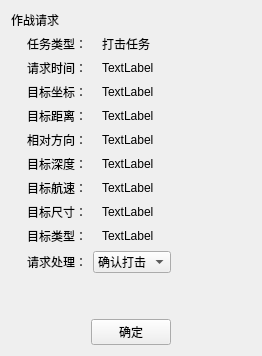
         <widget class="QWidget" name="page_6">
          <layout class="QGridLayout" name="gridLayout_4">
           <item row="3" column="0">
            <layout class="QHBoxLayout" name="horizontalLayout_77">
             <item>
              <spacer name="horizontalSpacer_35">
               <property name="orientation">
                <enum>Qt::Horizontal</enum>
               </property>
               <property name="sizeHint" stdset="0">
                <size>
                 <width>40</width>
                 <height>20</height>
                </size>
               </property>
              </spacer>
             </item>
             <item>
              <layout class="QHBoxLayout" name="horizontalLayout_78">
               <item>
                <spacer name="horizontalSpacer_36">
                 <property name="orientation">
                  <enum>Qt::Horizontal</enum>
                 </property>
                 <property name="sizeHint" stdset="0">
                  <size>
                   <width>40</width>
                   <height>20</height>
                  </size>
                 </property>
                </spacer>
               </item>
               <item>
                <widget class="QPushButton" name="pushButton_6">
                 <property name="text">
                  <string>确定</string>
                 </property>
                </widget>
               </item>
               <item>
                <spacer name="horizontalSpacer_37">
                 <property name="orientation">
                  <enum>Qt::Horizontal</enum>
                 </property>
                 <property name="sizeHint" stdset="0">
                  <size>
                   <width>40</width>
                   <height>20</height>
                  </size>
                 </property>
                </spacer>
               </item>
              </layout>
             </item>
             <item>
              <spacer name="horizontalSpacer_38">
               <property name="orientation">
                <enum>Qt::Horizontal</enum>
               </property>
               <property name="sizeHint" stdset="0">
                <size>
                 <width>40</width>
                 <height>20</height>
                </size>
               </property>
              </spacer>
             </item>
            </layout>
           </item>
           <item row="0" column="0">
            <widget class="QLabel" name="label_119">
             <property name="text">
              <string>作战请求</string>
             </property>
            </widget>
           </item>
           <item row="1" column="0">
            <layout class="QHBoxLayout" name="horizontalLayout_66" stretch="1,4,5">
             <item>
              <spacer name="horizontalSpacer_33">
               <property name="orientation">
                <enum>Qt::Horizontal</enum>
               </property>
               <property name="sizeHint" stdset="0">
                <size>
                 <width>40</width>
                 <height>20</height>
                </size>
               </property>
              </spacer>
             </item>
             <item>
              <layout class="QVBoxLayout" name="verticalLayout_9">
               <item>
                <layout class="QHBoxLayout" name="horizontalLayout_67">
                 <item>
                  <widget class="QLabel" name="label_100">
                   <property name="text">
                    <string>任务类型：</string>
                   </property>
                  </widget>
                 </item>
                 <item>
                  <widget class="QLabel" name="label_101">
                   <property name="text">
                    <string>打击任务</string>
                   </property>
                  </widget>
                 </item>
                </layout>
               </item>
               <item>
                <layout class="QHBoxLayout" name="horizontalLayout_68">
                 <item>
                  <widget class="QLabel" name="label_102">
                   <property name="text">
                    <string>请求时间：</string>
                   </property>
                  </widget>
                 </item>
                 <item>
                  <widget class="QLabel" name="label_103">
                   <property name="text">
                    <string>TextLabel</string>
                   </property>
                  </widget>
                 </item>
                </layout>
               </item>
               <item>
                <layout class="QHBoxLayout" name="horizontalLayout_69">
                 <item>
                  <widget class="QLabel" name="label_104">
                   <property name="text">
                    <string>目标坐标：</string>
                   </property>
                  </widget>
                 </item>
                 <item>
                  <widget class="QLabel" name="label_105">
                   <property name="text">
                    <string>TextLabel</string>
                   </property>
                  </widget>
                 </item>
                </layout>
               </item>
               <item>
                <layout class="QHBoxLayout" name="horizontalLayout_70">
                 <item>
                  <widget class="QLabel" name="label_106">
                   <property name="text">
                    <string>目标距离：</string>
                   </property>
                  </widget>
                 </item>
                 <item>
                  <widget class="QLabel" name="label_107">
                   <property name="text">
                    <string>TextLabel</string>
                   </property>
                  </widget>
                 </item>
                </layout>
               </item>
               <item>
                <layout class="QHBoxLayout" name="horizontalLayout_71">
                 <item>
                  <widget class="QLabel" name="label_108">
                   <property name="text">
                    <string>相对方向：</string>
                   </property>
                  </widget>
                 </item>
                 <item>
                  <widget class="QLabel" name="label_109">
                   <property name="text">
                    <string>TextLabel</string>
                   </property>
                  </widget>
                 </item>
                </layout>
               </item>
               <item>
                <layout class="QHBoxLayout" name="horizontalLayout_72">
                 <item>
                  <widget class="QLabel" name="label_110">
                   <property name="text">
                    <string>目标深度：</string>
                   </property>
                  </widget>
                 </item>
                 <item>
                  <widget class="QLabel" name="label_111">
                   <property name="text">
                    <string>TextLabel</string>
                   </property>
                  </widget>
                 </item>
                </layout>
               </item>
               <item>
                <layout class="QHBoxLayout" name="horizontalLayout_73">
                 <item>
                  <widget class="QLabel" name="label_112">
                   <property name="text">
                    <string>目标航速：</string>
                   </property>
                  </widget>
                 </item>
                 <item>
                  <widget class="QLabel" name="label_113">
                   <property name="text">
                    <string>TextLabel</string>
                   </property>
                  </widget>
                 </item>
                </layout>
               </item>
               <item>
                <layout class="QHBoxLayout" name="horizontalLayout_74">
                 <item>
                  <widget class="QLabel" name="label_114">
                   <property name="text">
                    <string>目标尺寸：</string>
                   </property>
                  </widget>
                 </item>
                 <item>
                  <widget class="QLabel" name="label_115">
                   <property name="text">
                    <string>TextLabel</string>
                   </property>
                  </widget>
                 </item>
                </layout>
               </item>
               <item>
                <layout class="QHBoxLayout" name="horizontalLayout_75">
                 <item>
                  <widget class="QLabel" name="label_116">
                   <property name="text">
                    <string>目标类型：</string>
                   </property>
                  </widget>
                 </item>
                 <item>
                  <widget class="QLabel" name="label_117">
                   <property name="text">
                    <string>TextLabel</string>
                   </property>
                  </widget>
                 </item>
                </layout>
               </item>
               <item>
                <layout class="QHBoxLayout" name="horizontalLayout_76">
                 <item>
                  <widget class="QLabel" name="label_118">
                   <property name="text">
                    <string>请求处理：</string>
                   </property>
                  </widget>
                 </item>
                 <item>
                  <widget class="QComboBox" name="comboBox_7">
                   <item>
                    <property name="text">
                     <string>确认打击</string>
                    </property>
                   </item>
                   <item>
                    <property name="text">
                     <string>放弃打击</string>
                    </property>
                   </item>
                   <item>
                    <property name="text">
                     <string>下一任务</string>
                    </property>
                   </item>
                   <item>
                    <property name="text">
                     <string>立即返航</string>
                    </property>
                   </item>
                  </widget>
                 </item>
                </layout>
               </item>
              </layout>
             </item>
             <item>
              <spacer name="horizontalSpacer_34">
               <property name="orientation">
                <enum>Qt::Horizontal</enum>
               </property>
               <property name="sizeHint" stdset="0">
                <size>
                 <width>40</width>
                 <height>20</height>
                </size>
               </property>
              </spacer>
             </item>
            </layout>
           </item>
           <item row="2" column="0">
            <spacer name="verticalSpacer_4">
             <property name="orientation">
              <enum>Qt::Vertical</enum>
             </property>
             <property name="sizeHint" stdset="0">
              <size>
               <width>20</width>
               <height>40</height>
              </size>
             </property>
            </spacer>
           </item>
          </layout>
         </widget>
